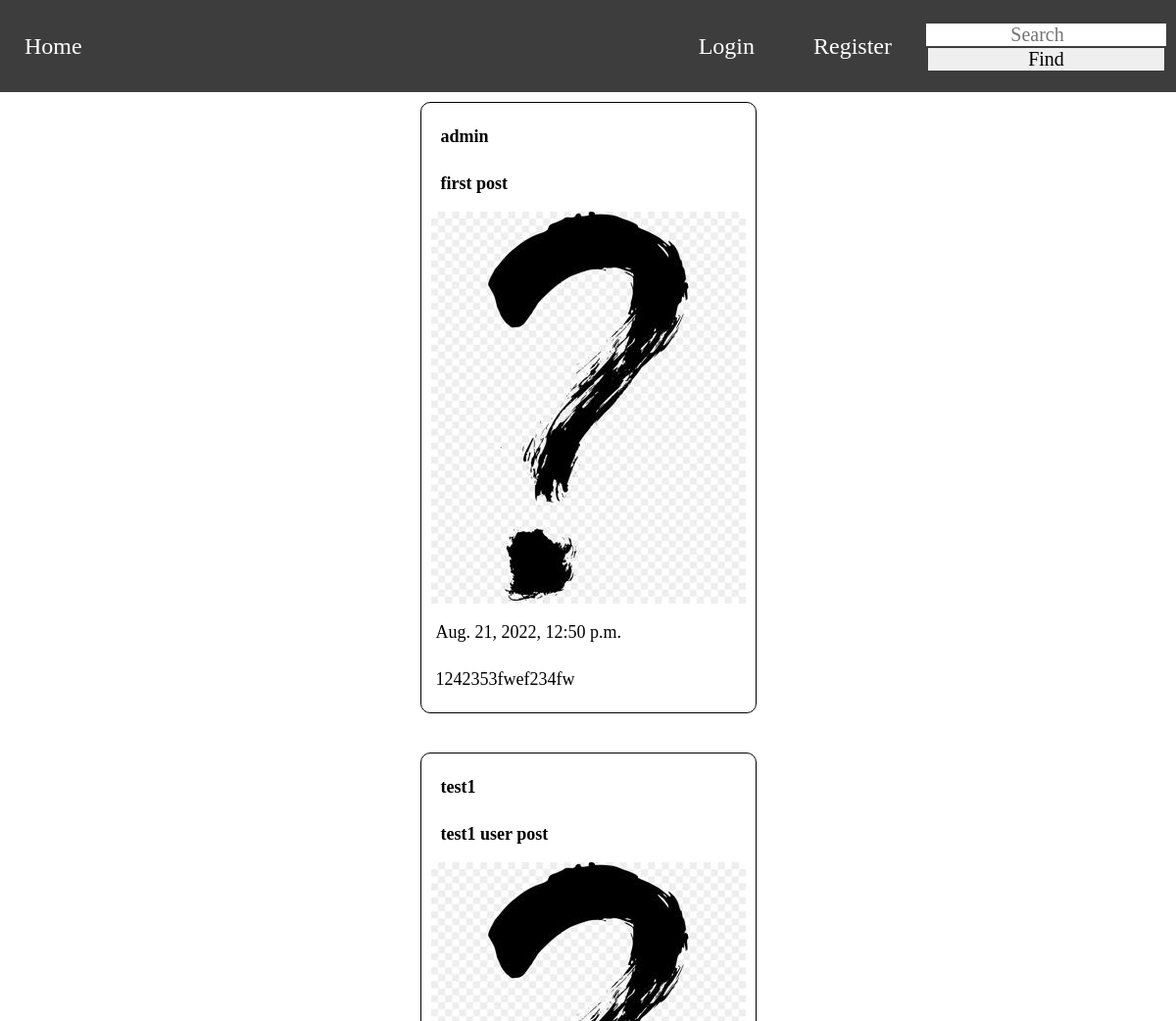
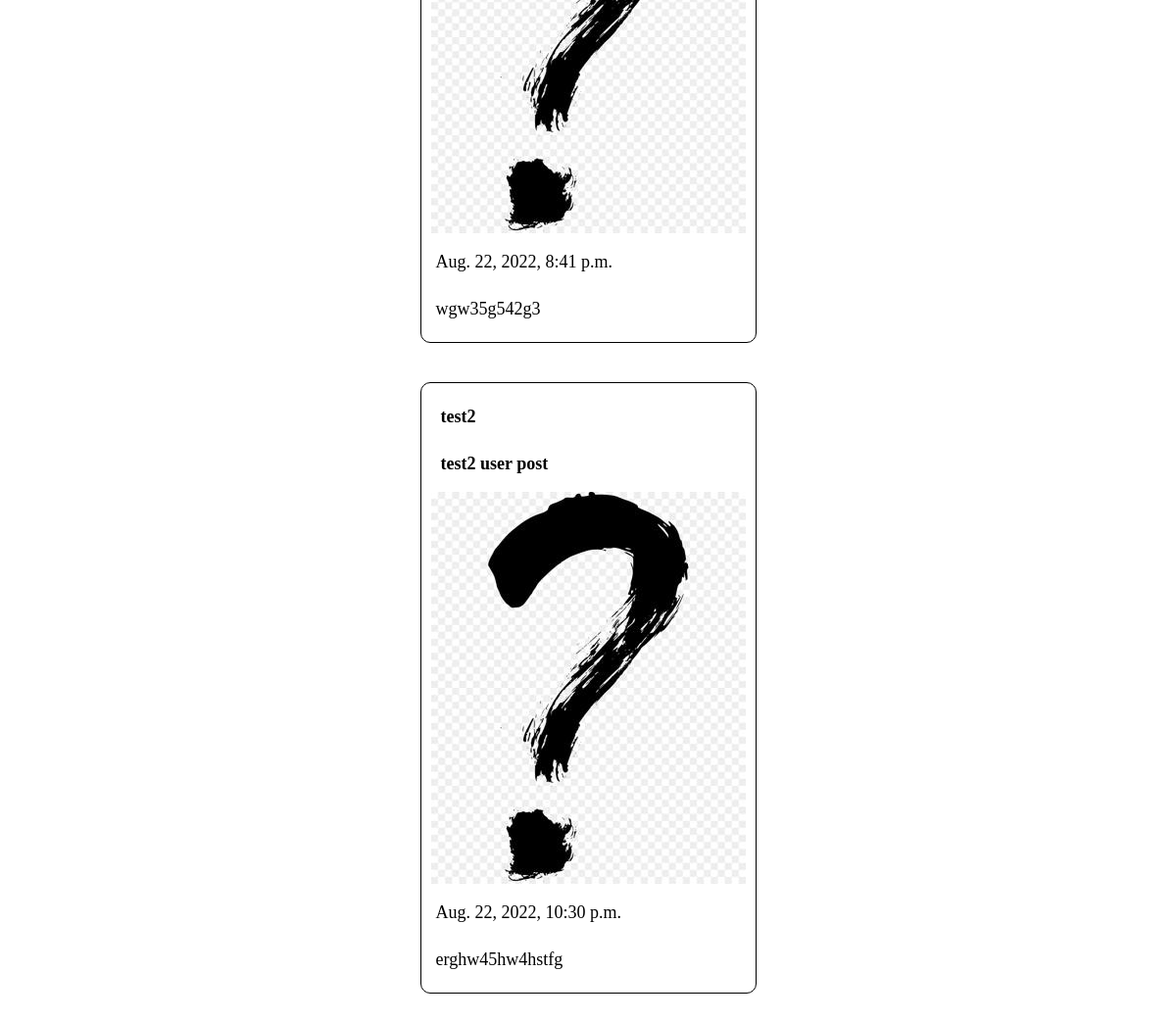
The page / on the database its author committed (2 pictures, top to bottom).
### posts/models.py (models this page shows, shortened)
class Post(models.Model):
    author = models.ForeignKey(Profile, on_delete=models.CASCADE, related_name='posts', null=True, blank=True)
    title = models.CharField(max_length=100, blank=True, null=True)
    text = models.TextField(max_length=5000, blank=True, null=True)
    date_posted = models.DateTimeField(default=timezone.now)
    image= models.ImageField(default='post_default.jpg', upload_to='posts_pics')

### users/models.py (models this page shows, shortened)
class Profile(models.Model):
    user = models.OneToOneField(User, on_delete=models.CASCADE)
    subscribers = models.ManyToManyField(User, related_name='subscribers', blank=True)
    image = models.ImageField(default='profile_default.jpg', upload_to='profile_pics')

### posts/views.py (the view)
# urls.py: path('', views.home, name='index'),
def home(request):
    search_query = request.GET.get('search', '')
    if search_query:
        posts = Post.objects.filter(Q(author__user__username=search_query) | Q(title__icontains=search_query))
    else:
        posts = Post.objects.all()
    ordering = ['-date_posted']
    context = {'posts': posts}
    return render(request, 'posts/index.html', context)

### posts/templates/posts/index.html (shortened to what this page needs)
{% extends 'posts/base.html' %}
{% block navbar %}
    <div class="navbar-element search">
        <form action="{% url 'index' %}">
            <div class="search-form">
                <div class="search-form-element">
                    <input type="search" name="search" placeholder="Search">
                </div>
                <div class="search-form-element">
                    <button type="submit">Find</button>
                </div>
            </div>
        </form>
    </div>
{% endblock %}
{% block content %}
    <div class="cards-container">
        {% for post in posts %}
        <div class="card">
            <div class="card-row">
                <p><a href="{% url 'profile' post.author.id %}">{{ post.author.user }}</a></p>
            </div>
            <div class="card-row">
                <p><a href="{% url 'post' post.id %}">{{ post.title }}</a></p>
            </div>
            <div class="card-row">
                <img src="{{ post.image.url }}">
            </div>
            <div class="card-row">
                <p>{{ post.date_posted }}</p>
            </div>
            <div class="card-row">
                <p>{{ post.text }}</p>
            </div>
        </div>
        {% endfor %}
    </div>
{% endblock %}

### static/css/style.css (style rules this page uses)
* { padding: 0; margin: 0; border: 0; }
*,*:before,*:after { -moz-box-sizing: border-box; -webkit-box-sizing: border-box; box-sizing: border-box; }
html,body { height: 100%; width: 100%; font-size: 100%; line-height: 1; font-size: 14px; -ms-text-size-adjust: 100%; -moz-text-size-adjust: 100%; -webkit-text-size-adjust: 100%; }
input,button,textarea { font-family:inherit; }
button { cursor: pointer; }
a, a:visited { text-decoration: none; }
img { vertical-align: top; }
a { padding: 10px 5px; font-size: 18px; }
p { padding: 10px 5px; font-size: 18px; }
a:link { color: black; }
.navbar-element { display: flex; align-items: center; padding: 25px 0; font-size: 24px; margin-right: 10px; }
.search-form { display: flex; justify-content: space-between; flex-direction: column; align-items: center; }
.search { padding: 0; }
.search-form-element input { padding: auto; font-size: 20px; }
.search-form-element input::placeholder { text-align: center; }
.search-form-element button { padding: 0 102px; font-size: 20px; }
.cards-container { display: flex; flex-direction: column; align-items: center; }
.card { display: flex; flex-direction: column; margin: 10px 0 30px 0; padding: 10px; border: 1px solid black; border-radius: 10px; }
.card-row { display: flex; flex-direction: row; margin: 5px 0; }
.card-row a { font-weight: bold; }

### rows shown on the page
Post: author.user "admin", title "first post", image (placeholder picture), date_posted "Aug. 21, 2022, 12:50 p.m.", text "1242353fwef234fw"
Post: author.user "test1", title "test1 user post", image (placeholder picture), date_posted "Aug. 22, 2022, 8:41 p.m.", text "wgw35g542g3"
Post: author.user "test2", title "test2 user post", image (placeholder picture), date_posted "Aug. 22, 2022, 10:30 p.m.", text "erghw45hw4hstfg"
